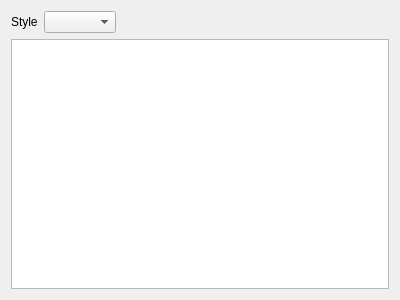
<?xml version="1.0" encoding="UTF-8"?>
<ui version="4.0">
 <class>IconListDemo</class>
 <widget class="QWidget" name="IconListDemo">
  <property name="geometry">
   <rect>
    <x>0</x>
    <y>0</y>
    <width>400</width>
    <height>300</height>
   </rect>
  </property>
  <property name="windowTitle">
   <string>Form</string>
  </property>
  <layout class="QVBoxLayout" name="verticalLayout">
   <item>
    <layout class="QHBoxLayout" name="horizontalLayout">
     <item>
      <widget class="QLabel" name="label">
       <property name="text">
        <string>Style</string>
       </property>
      </widget>
     </item>
     <item>
      <widget class="QComboBox" name="comboBox"/>
     </item>
     <item>
      <spacer name="horizontalSpacer">
       <property name="orientation">
        <enum>Qt::Horizontal</enum>
       </property>
       <property name="sizeHint" stdset="0">
        <size>
         <width>40</width>
         <height>20</height>
        </size>
       </property>
      </spacer>
     </item>
    </layout>
   </item>
   <item>
    <widget class="QListWidget" name="listWidget">
     <property name="viewMode">
      <enum>QListView::IconMode</enum>
     </property>
    </widget>
   </item>
  </layout>
 </widget>
 <resources/>
 <connections/>
</ui>
